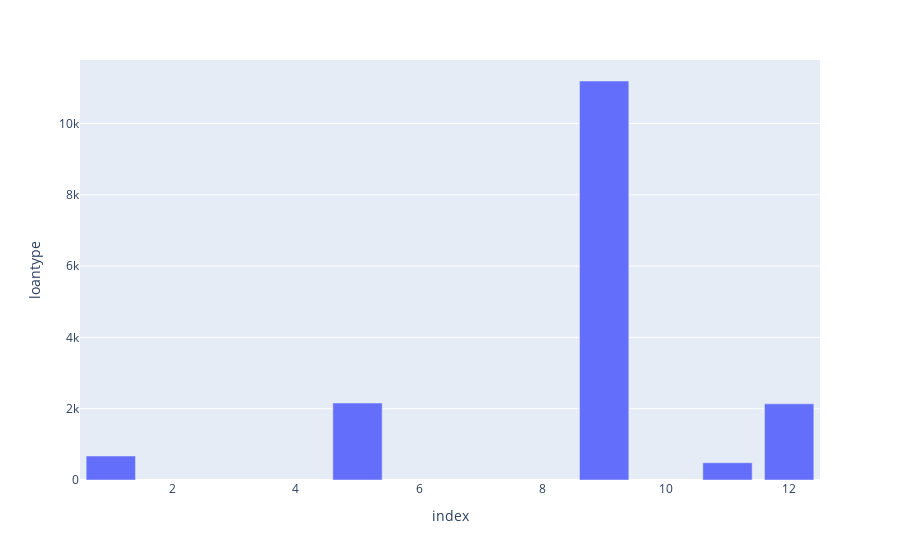

This figure's notebook cell:
### Code cell
import plotly.express as px

fig = px.bar(loantype_df, x='index', y='loantype')
fig.show()

### Figure 1 — Plotly figure (JSON) as saved in the notebook; plotly's stock layout.template omitted (floating-point values rounded to 4 significant figures)
{"data": [{"alignmentgroup": "True", "hovertemplate": "index=%{x}<br>loantype=%{y}<extra></extra>", "legendgroup": "", "marker": {"color": "#636efa", "pattern": {"shape": ""}}, "name": "", "offsetgroup": "", "orientation": "v", "showlegend": false, "textposition": "auto", "type": "bar", "x": [9, 5, 12, 1, 11], "xaxis": "x", "y": [11192, 2159, 2136, 673, 483], "yaxis": "y"}], "layout": {"barmode": "relative", "legend": {"tracegroupgap": 0}, "margin": {"t": 60}, "xaxis": {"anchor": "y", "domain": [0, 1], "title": {"text": "index"}}, "yaxis": {"anchor": "x", "domain": [0, 1], "title": {"text": "loantype"}}}}
